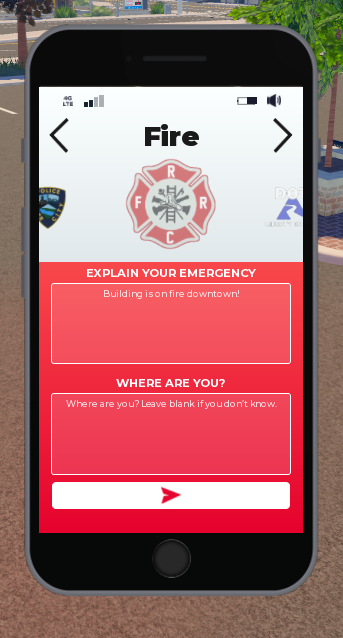
#> input picture tools/promo-images/sources/emergency-phone-original.png, 343 x 638 px
$ python prepare_emergency_phone.py
#> lines starting #> are read from the running program, lines starting #| are printed output that depends on the picture; after the words box and inside, x2 and y2 are one past the last pixel; in counts of white or black regions, pixels touching at a corner belong together
"""Crop the supplied phone pixels and mask only the surrounding game background."""
import hashlib
import json
from pathlib import Path
from PIL import Image, ImageDraw

ROOT = Path(__file__).resolve().parent
source = ROOT/'sources/emergency-phone-original.png'
output = ROOT/'sources/emergency-phone-cutout.png'
image = Image.open(source).convert('RGBA')
#> image is the input picture: PIL image 343x638 RGBA; mean R, G, B, A 163.7, 107.3, 109.6, 255
# Trace the outside bezel; keep the phone screen, lettering and original pixels.
bezel = (25,23,317,596)
mask = Image.new('L',(image.width*4,image.height*4))
#> mask: PIL image 1372x2552 L; every value is 0
ImageDraw.Draw(mask).rounded_rectangle(tuple(v*4 for v in bezel),radius=62*4,fill=255)
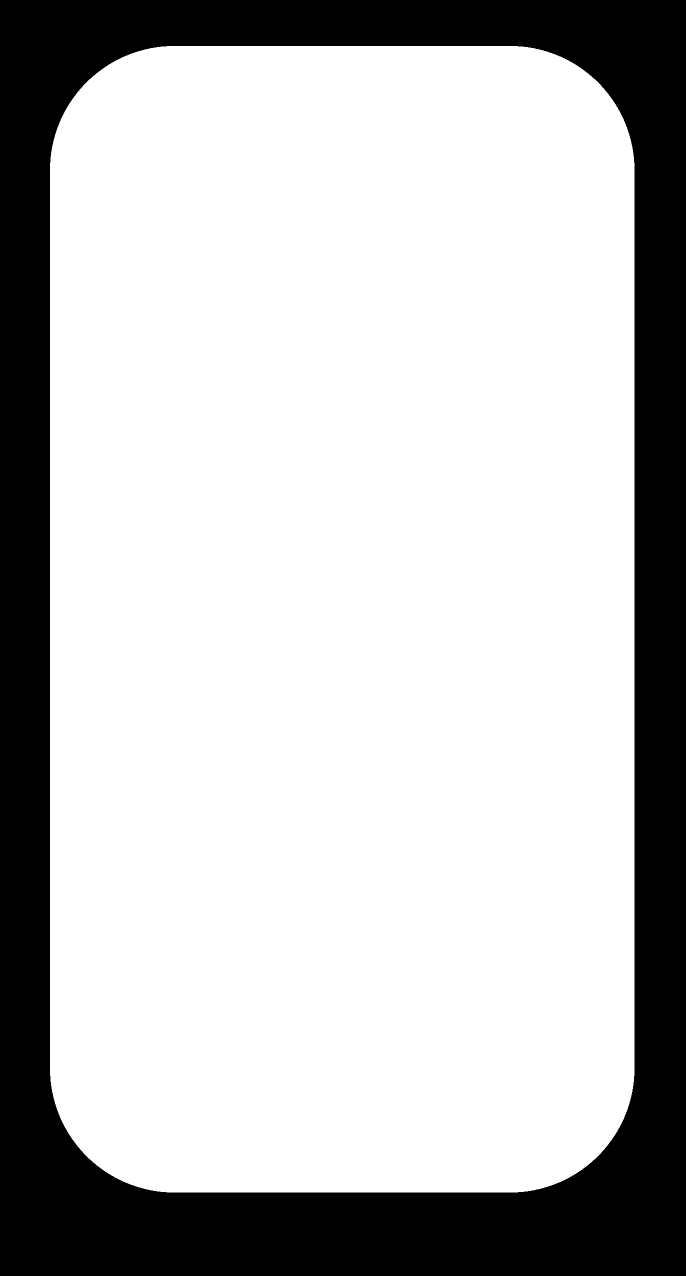
#> mask: PIL image 1372x2552 L (shown at 1/2 size); 75% white; 1 black region, box (x1, y1, x2, y2) and area: (0, 0, 1372, 2552) 873903
mask = mask.resize(image.size,Image.Resampling.LANCZOS)
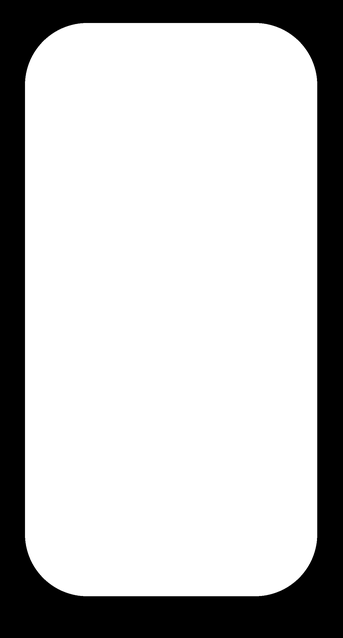
#> mask: PIL image 343x638 L; min 0, max 255, mean 191.4
image.putalpha(mask)
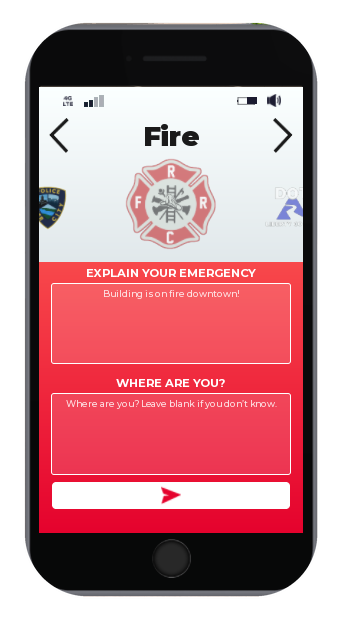
#> image: PIL image 343x638 RGBA; mean R, G, B, A 163.7, 107.3, 109.6, 191.4; transparent parts drawn white
crop = (20,21,325,600)
image.crop(crop).save(output,optimize=True)
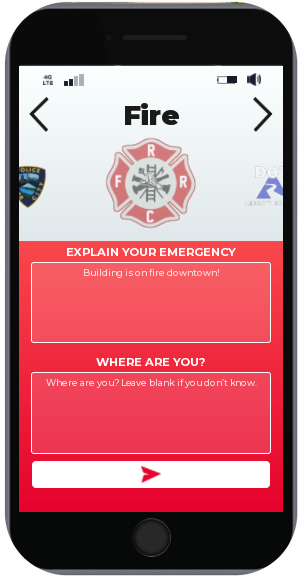
#> saved as emergency-phone-cutout.png: PIL image 305x579 RGBA; mean R, G, B, A 172.2, 107, 113.9, 237.1; transparent parts drawn white
sha = lambda p: hashlib.sha256(p.read_bytes()).hexdigest()
(ROOT/'sources/emergency-phone-crop.json').write_text(json.dumps({
    'source':source.name,'source_sha256':sha(source),'crop':crop,
    'bezel_bounds':bezel,'bezel_radius':62,'output':output.name,'output_sha256':sha(output),
    'provenance':'User-supplied ERLC screenshot, September 30, 2026. Only source crop and background mask; no regenerated phone or text.'
},indent=2)+'\n',encoding='utf-8')
print(f'Prepared transparent phone cutout: {output}')

$ run again, with tools/promo-images/sources/emergency-cad-user-map.png copied over tools/promo-images/sources/emergency-phone-original.png
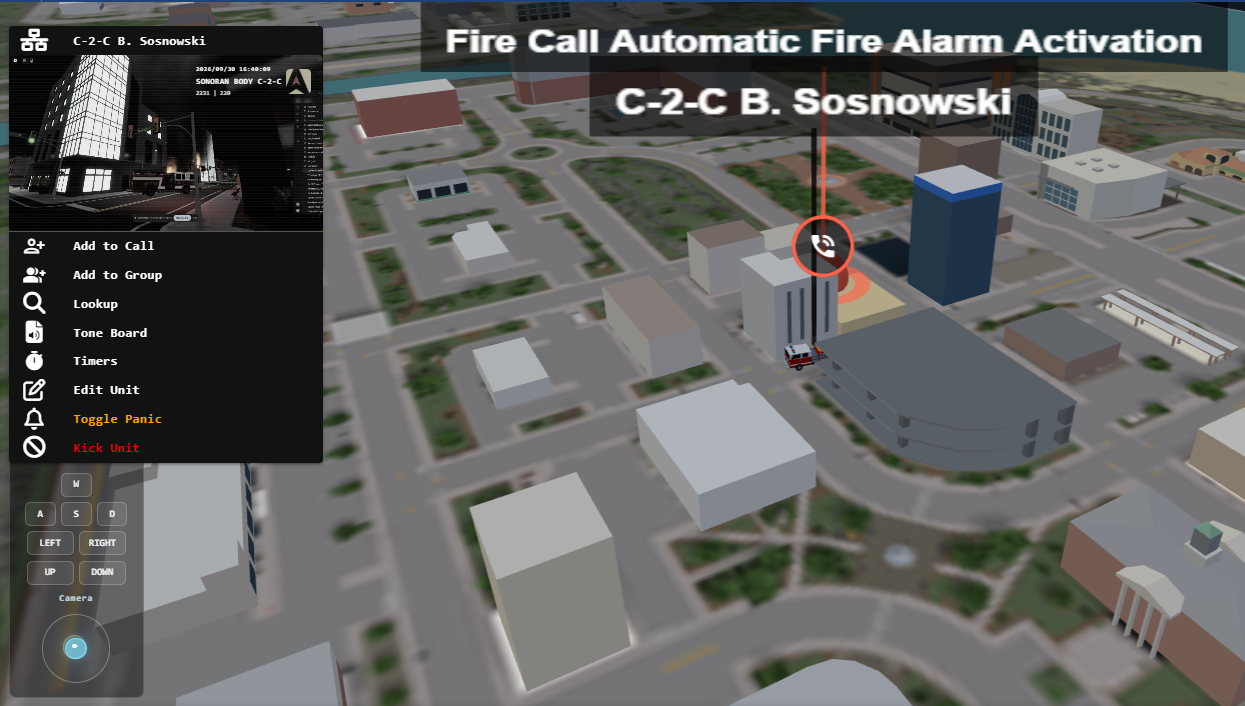
#> input picture tools/promo-images/sources/emergency-cad-user-map.png, 1245 x 706 px
#> image is the input picture: PIL image 1245x706 RGBA; mean R, G, B, A 95.7, 96.1, 94.7, 255
#> `ImageDraw.Draw(mask).rounded_rectangle(tuple(v*4 for v in bezel),radiu..`:
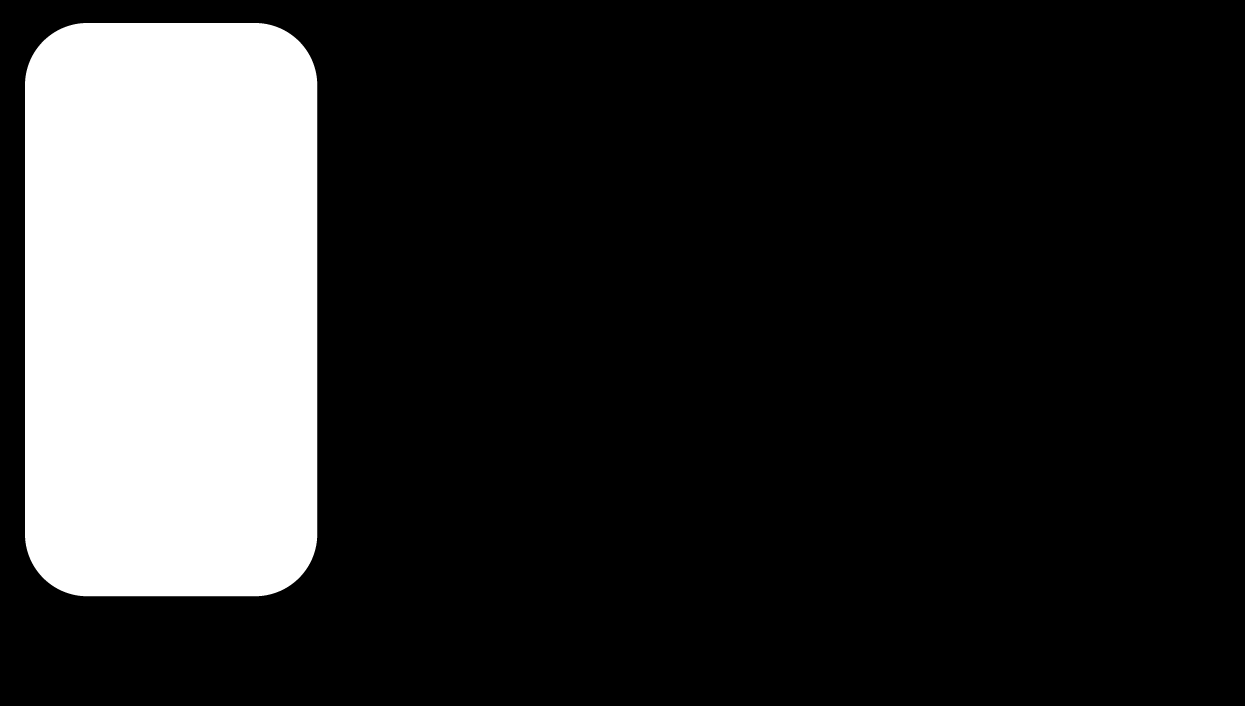
#> mask: PIL image 4980x2824 L (shown at 1/4 size); 18.7% white; 1 white region, box (x1, y1, x2, y2) and area: (100, 92, 1269, 2385) 2627441
#> `image.crop(crop).save(output,optimize=True)`:
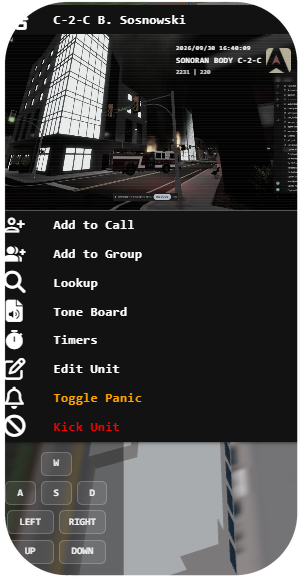
#> saved as emergency-phone-cutout.png: PIL image 305x579 RGBA; mean R, G, B, A 58.1, 57.6, 57.2, 237.1; transparent parts drawn white
